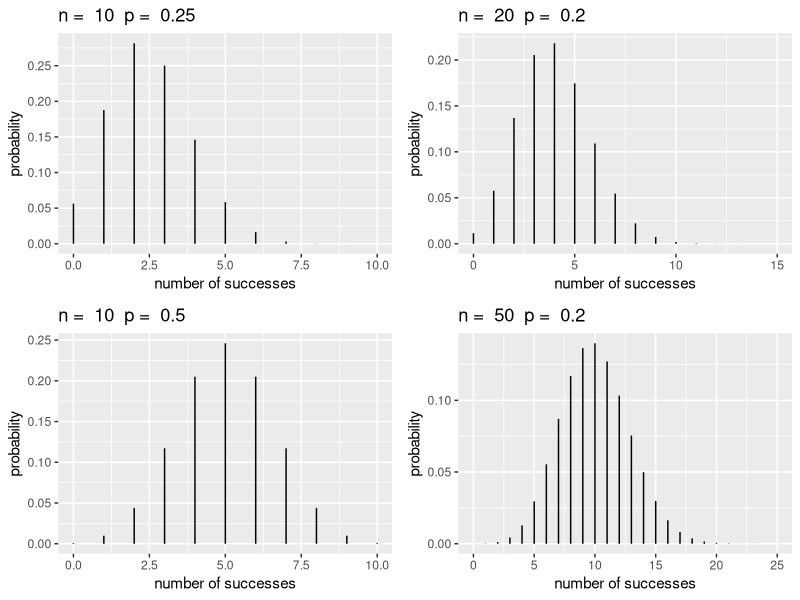
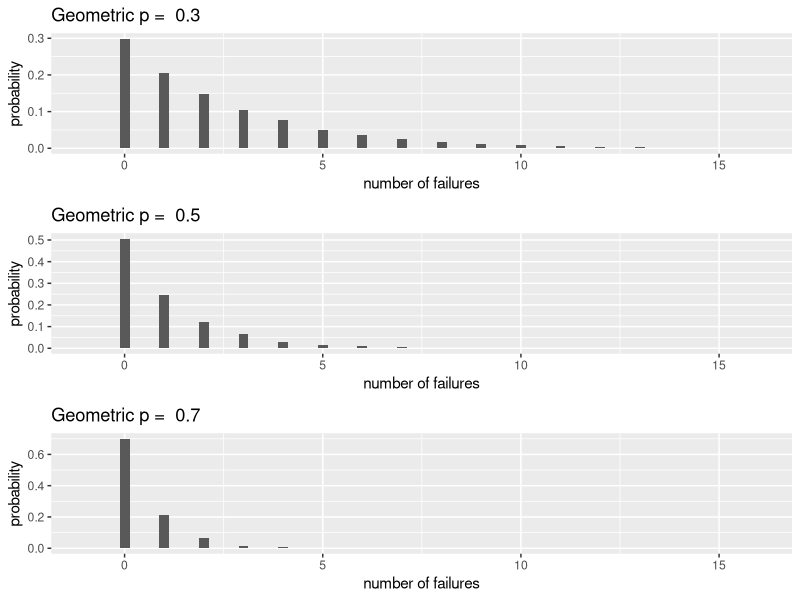
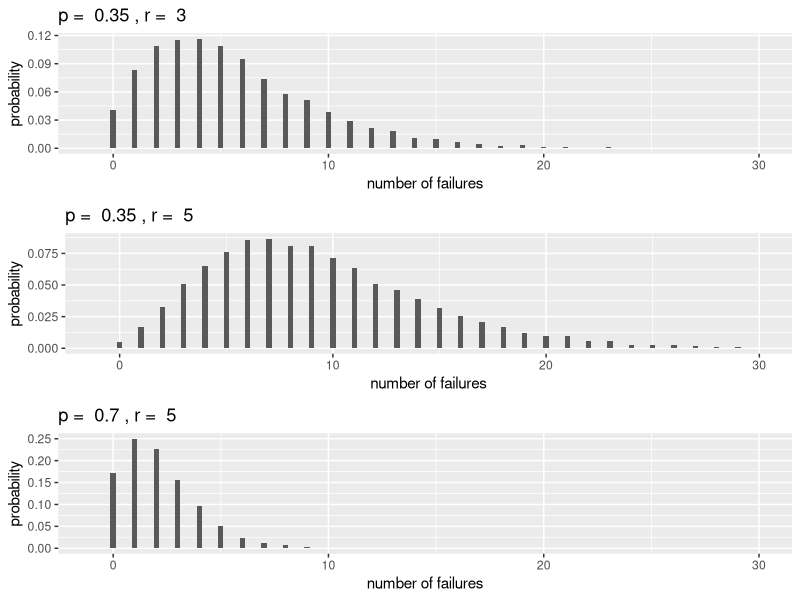
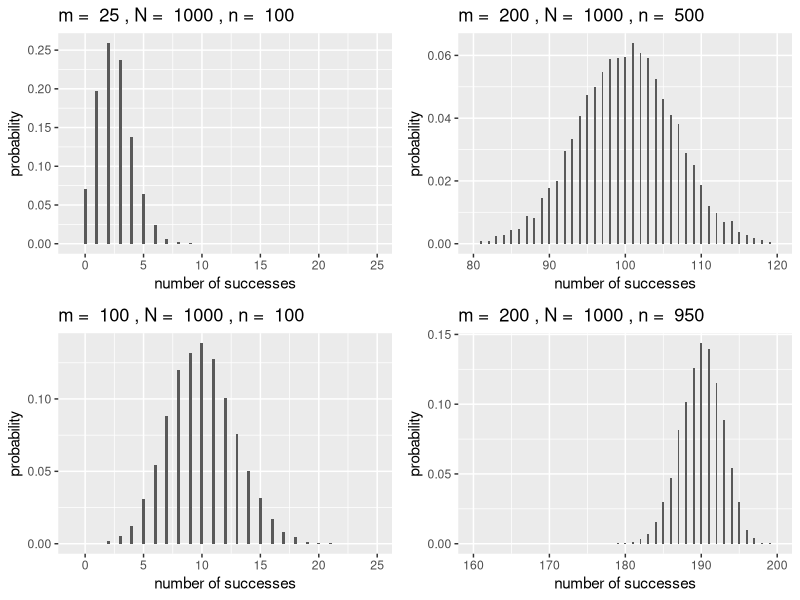
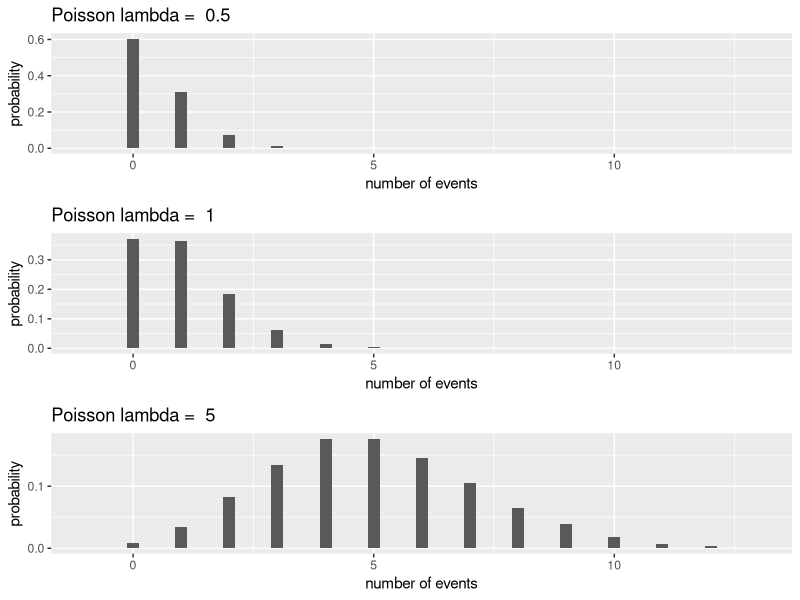
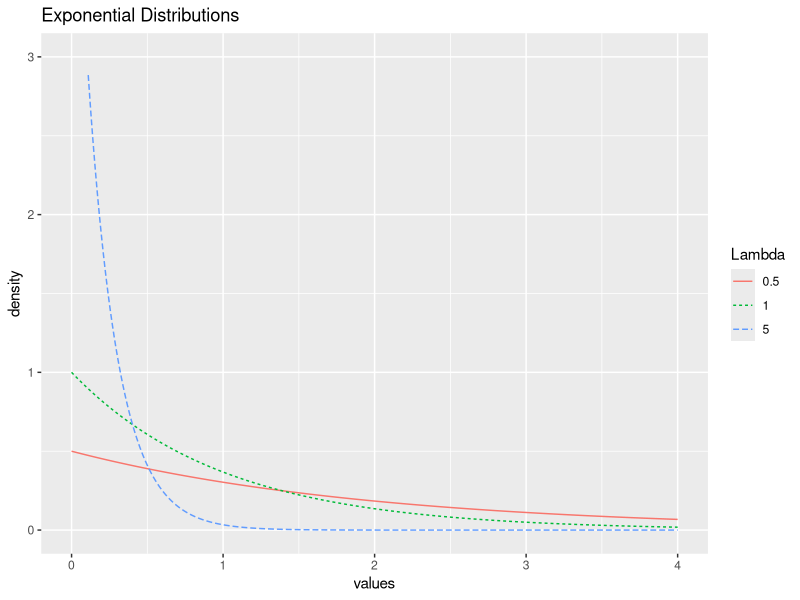
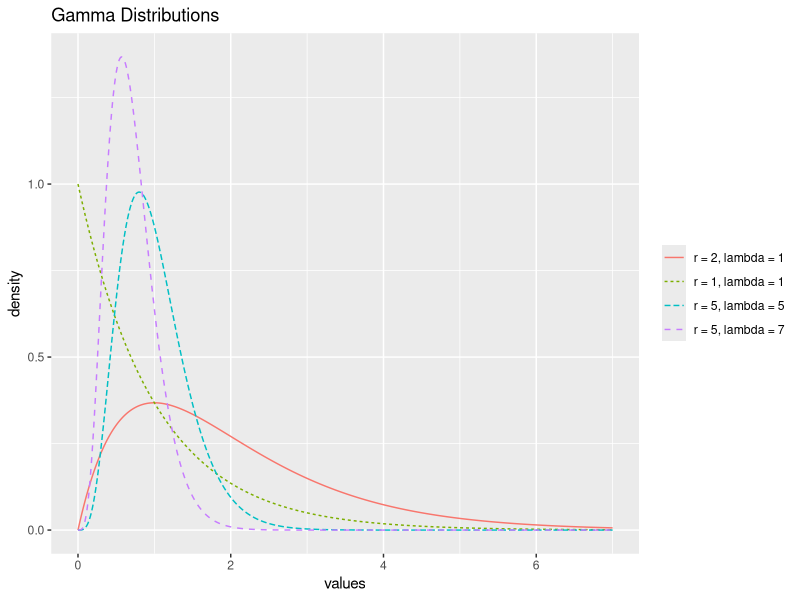
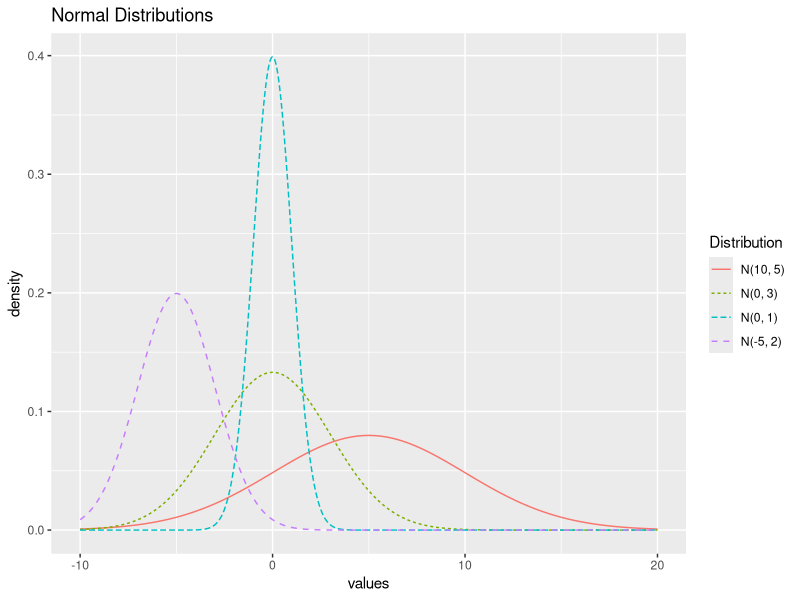

Source code (R) for these figures, in order:
## ---- chunk 1
# Packages required for Chapter 3
library(gridExtra)  
library(knitr) 
library(kableExtra)
library(tidyverse)
## ---- chunk 2
if(knitr::is_html_output()){options(knitr.table.format = "html")} else {options(knitr.table.format = "latex")}
## ---- chunk 3
#binomialPlots
plotBinomial=function(n,p){
  y1 <- 0:n  # possible values
  prob <- dbinom(y1,n,p)  # P(Y=y)
  BBGdf <- data.frame(y1,prob)
  ggplot(data = BBGdf, aes(x = y1, xend = y1, y = 0, yend = prob)) + 
    geom_segment() + 
    xlab("number of successes") + ylab("probability") + labs(title=paste("n = ", n, " p = ", p))
}
Binom1 <- plotBinomial(10,.25) + xlim(0, 10) + scale_y_continuous(breaks = c(0.00, 0.05, 0.10, 0.15, 0.20, 0.25))
Binom2 <- plotBinomial(20,.2) + xlim(0, 15)
Binom3 <- plotBinomial(10,.5) + xlim(0, 10)
Binom4 <- plotBinomial(50,.2) + xlim(0, 25)

grid.arrange(Binom1,Binom2,Binom3,Binom4,ncol=2)
## ---- chunk 4
dbinom(2, size = 10, prob = .25)
## ---- chunk 5
#geometricPlots
plotGeo <- function(p){
yg = 0:10000 # possible values
gd <- data.frame(x=rgeom(yg, p))  # generate random deviates
#breaks <- pretty(range(gd$x), n = nclass.FD(gd$x), min.n = 1)  # pretty binning
#bwidth <- .5              #breaks[2] - breaks[1]
ggplot(gd, aes(x = x)) + geom_histogram(aes(y=..count../sum(..count..)), binwidth = .25) +
  xlab("number of failures") + ylab("probability") + labs(title=paste("Geometric p = ", p)) + xlim(-1,16)
}

Geo1 <- plotGeo(0.3)
Geo2 <- plotGeo(0.5)
Geo3 <- plotGeo(0.7)
grid.arrange(Geo1,Geo2, Geo3, ncol=1)
## ---- chunk 6
dgeom(2, prob = 1/6)
## ---- chunk 7
#negativeBinomialPlots
plotNBinom <- function(p, r){
  ynb <- 0:10000
  nbd <- tibble(x = rnbinom(ynb, r, p))
  #breaks <- pretty(range(nbd$x), n = nclass.FD(nbd$x), min.n = 1)  # pretty binning
  #bwidth <- breaks[2] - breaks[1]
  ggplot(nbd, aes(x = x)) +
    geom_histogram(aes(y=..count../sum(..count..)), binwidth = .25) +
    labs(title = paste("p = ", p, ", r = ", r),
         x = "number of failures",
         y = "probability") +
    xlim(-1,30)
}

NBin1 <- plotNBinom(0.35, 3)
NBin2 <- plotNBinom(0.35, 5)
NBin3 <- plotNBinom(0.70, 5)
grid.arrange(NBin1, NBin2, NBin3, ncol = 1)
## ---- chunk 8
# could also use pnbinom(2, 10, .9)
sum(dnbinom(0:2, size = 10, prob = .9))  
## ---- chunk 9
#hyperGeometric Plots
plotHyper <- function(m, N, k){
  yp <- 0:10000 
  hd <- data.frame(x = rhyper(yp, m, N-m, k))
  ggplot(hd, aes(x = x)) + geom_histogram(aes(y=..count../sum(..count..)), binwidth = .25) +
  xlab("number of successes") + ylab("probability") + labs(title=paste("m = ", m, ",", "N = ", N, ",", "n = ", k))
}

Hyp1 <- plotHyper(25,1000,100) + xlim(-1,25) + scale_y_continuous(breaks = c(0.00, 0.05, 0.10, 0.15, 0.20, 0.25))
Hyp2 <- plotHyper(200,1000,500) + xlim(80,120)
Hyp3 <- plotHyper(100,1000,100) + xlim(-1,25)
Hyp4 <- plotHyper(200,1000,950) + xlim(160,200)
grid.arrange(Hyp1, Hyp2, Hyp3, Hyp4, ncol=2)
## ---- chunk 10
dhyper(4, m = 4, n = 48, k = 10)
## ---- chunk 11
#poissonPlots
plotPois <- function(lam){
yp = 0:10000 # possible values
pd <- data.frame(x=rpois(yp, lam))  # generate random deviates
breaks <- pretty(range(pd$x), n = nclass.FD(pd$x), min.n = 1)  # pretty binning
#bwidth <- breaks[2] - breaks[1]
ggplot(pd, aes(x = x)) + geom_histogram(aes(y=..count../sum(..count..)), binwidth = .25) +
  xlab("number of events") + ylab("probability") + 
  labs(title=paste("Poisson lambda = ", lam)) + xlim(-1,13)
}

Pois1 <- plotPois(0.5)
Pois2 <- plotPois(1)
Pois3 <- plotPois(5) + scale_y_continuous(breaks = c(0, 0.1))
grid.arrange(Pois1,Pois2,Pois3,ncol=1)
## ---- chunk 12
sum(dpois(0:3, lambda = 5))   # or use ppois(3, 5)
## ---- chunk 13
#exponentialPlots
x=seq(0,4,by=0.01)  # possible values
probex1 <- dexp(x,.5)  # P(Y=y)
probex2 <- dexp(x,1)
probex3 <- dexp(x,5)
Expdf <- tibble(x,probex1, probex2, probex3) %>%
  rename(x = x,
         `0.5` = probex1,
         `1` = probex2,
         `5` = probex3) %>%
  gather(2:4, key = "Lambda", value = "value") %>%
  mutate(Lambda = factor(Lambda, levels = c("0.5", "1", "5")))
ggplot(data = Expdf, aes(x = x, y = value, color = Lambda)) +
  geom_line(aes(linetype = Lambda)) +
  xlab("values") + ylab("density") + 
  labs(title = "Exponential Distributions") + 
  xlim(0,4) + ylim(0,3)
## ---- chunk 14
pexp(10, rate = 1/6)
## ---- chunk 15
x <- seq(0, 7, by = 0.01)
`r = 1, lambda = 1` <- dgamma(x, 1, rate = 1)
`r = 2, lambda = 1` <- dgamma(x, 2, rate = 1) 
`r = 5, lambda = 5` <- dgamma(x, 5, rate = 5)
`r = 5, lambda = 7` <- dgamma(x, 5, rate = 7)

gammaDf <- tibble(x, `r = 1, lambda = 1`, `r = 2, lambda = 1`, `r = 5, lambda = 5`, `r = 5, lambda = 7`) %>%
  gather(2:5, key = "Distribution", value = "value") %>%
  mutate(Distribution = factor(Distribution, 
                               levels = c("r = 2, lambda = 1", 
                                          "r = 1, lambda = 1", 
                                          "r = 5, lambda = 5", 
                                          "r = 5, lambda = 7")))

ggplot(data = gammaDf, aes(x = x, y = value, 
                           color = Distribution)) +
  geom_line(aes(linetype = Distribution)) +
  xlab("values") + ylab("density") + 
  labs(title = "Gamma Distributions") +
  theme(legend.title = element_blank())
## ---- chunk 16
pgamma(3, shape = 5, rate = 2)
## ---- chunk 17
#normalPlots
x <- seq(-10, 20, by = 0.01)
norm1 <- dnorm(x, -5, 2)
norm2 <- dnorm(x, 0 , 1)
norm3 <- dnorm(x, 5, 5)
norm4 <- dnorm(x, 0, 3)

normDf <- tibble(x, norm1, norm2, norm3, norm4) %>%
  rename(`N(-5, 2)` = norm1,
         `N(0, 1)` = norm2,
         `N(10, 5)` = norm3,
         `N(0, 3)` = norm4) %>%
  gather(2:5, key = "Distribution", value = "value") %>%
  mutate(Distribution = factor(Distribution, 
    levels = c("N(10, 5)","N(0, 3)", "N(0, 1)", "N(-5, 2)")))

ggplot(data = normDf, 
       aes(x = x, y = value, color = Distribution)) +
  geom_line(aes(linetype = Distribution)) +
  xlab("values") + ylab("density") + 
  labs(title = "Normal Distributions")
## ---- chunk 18
pnorm(15.5, mean = 15, sd = 0.5, lower.tail = FALSE)
## ---- chunk 19
#betaPlots
x=seq(0,1,by=0.01)  # possible values
prob1 <- dbeta(x, 2, 5)  
prob2 <- dbeta(x, .5, .5)
prob3 <- dbeta(x, 2, 2)
prob4 <- dbeta(x, 4, 1)
betaDf <- tibble(x,prob1, prob2, prob3, prob4) %>%
  rename(x = x,
         `Beta(2, 5)` = prob1,
         `Beta(0.5, 0.5)` = prob2,
         `Beta(2, 2)` = prob3,
         `Beta(4, 1)` = prob4) %>%
  gather(2:5, key = "Distribution", value = "value") %>%
  mutate(Distribution = factor(Distribution, 
    levels = c("Beta(0.5, 0.5)", "Beta(4, 1)", "Beta(2, 2)",
               "Beta(2, 5)"))) #manual reorder

ggplot(data = betaDf, 
       aes(x = x, y = value, color = Distribution)) +
  geom_line(aes(linetype = Distribution)) +
  xlab("values") + ylab("density") + 
  labs(title="Beta Distributions") + 
  xlim(0,1) + ylim(0,4)
## ---- chunk 20
pbeta(0.8, shape1 = 4/3, shape2 = 2, lower.tail = FALSE)
## ---- chunk 21
#chisquarePlots
x=seq(0,15,by=0.01)  # possible values
prob1 <- dchisq(x,1)  # P(Y=y)
prob2 <- dchisq(x,3)
prob3 <- dchisq(x,7)

chiDf <- tibble(x,prob1, prob2, prob3) %>%
  rename(x = x,
         `1` = prob1,
         `3` = prob2,
         `7` = prob3) %>%
  gather(2:4, key = "Degrees of Freedom", value = "value") %>%
  mutate(`Degrees of Freedom` = factor(`Degrees of Freedom`, levels = c("7", "3", "1")))

ggplot(data = chiDf, 
       aes(x = x, y = value, color = `Degrees of Freedom`)) +
  geom_line(aes(linetype = `Degrees of Freedom`)) +
  xlab("values") + ylab("density") + 
  labs(title="Chi-squared Distributions") + 
  xlim(-1,15) + ylim(0,.5)
## ---- chunk 22
x <- seq(-5,5, by = 0.01)
probT1 <- dt(x, 1)
probT2 <- dt(x, 2)
probT3 <- dt(x, 10)
probT4 <- dnorm(x, 0, 1)

tDf <- tibble(x, probT1, probT2, probT3, probT4) %>%
  rename(x = x,
         `1` = probT1,
         `2` = probT2,
         `10` = probT3,
         `Inf` = probT4) %>%
  gather(2:5, key = "Degrees of Freedom", value = "value") %>%
  mutate(`Degrees of Freedom` = factor(`Degrees of Freedom`, levels = c("1","2","10", "Inf")))

ggplot(data = tDf, aes(x = x, y = value, 
                       color = `Degrees of Freedom`)) +
  geom_line(aes(linetype = `Degrees of Freedom`)) +
  xlab("values") + ylab("density") + 
  labs(title="t-Distributions")
## ---- chunk 23
#fPlots
x=seq(0,7,by=0.01)  # possible values
probF1 <- df(x,1,1)  # P(Y=y)
probF2 <- df(x,4,2)
probF3 <- df(x,5,10)

fDf <- tibble(x, probF1, probF2, probF3) %>%
  rename(x = x,
         `F(1, 1)` = probF1,
         `F(4, 2)` = probF2,
         `F(5, 10)` = probF3) %>%
  gather(2:4, key = "Distribution", value = "value")

ggplot(data = fDf, aes(x = x, y = value, color = Distribution)) +
  geom_line(aes(linetype = Distribution)) +
  xlab("values") + ylab("density") + 
  labs(title="F Distributions") + 
  xlim(0,3) + ylim(0,1)
## ---- chunk 24
distName <- c("Binomial","Geometric","Negative Binomial", "Hypergeometric", "Poisson", "Exponential", "Gamma", "Normal", "Beta")
cdf <- c("${n \\choose y} p^y (1-p)^{n-y}$", #binom
         "$(1-p)^yp$", #geom
         "${y + r - 1\\choose r-1} (1-p)^{y}(p)^r$", #negbinom
         "${m \\choose y}{N-m \\choose n-y}\\big/{N \\choose n}$",  #hgeom
         "${e^{-\\lambda}\\lambda^y}\\big/{y!}$", #poiss
         "$\\lambda e^{-\\lambda y}$", #exp
         "$\\displaystyle\\frac{\\lambda^r}{\\Gamma(r)} y^{r-1} e^{-\\lambda y}$", #gamma
         "$\\displaystyle\\frac{e^{-(y-\\mu)^2/ (2 \\sigma^2)}}{\\sqrt{2\\pi\\sigma^2}}$", #normal
         "$\\frac{\\Gamma(\\alpha + \\beta)}{\\Gamma(\\alpha)\\Gamma(\\beta)} y^{\\alpha-1} (1-y)^{\\beta-1}$")
params <- c("$p,\\ n$", 
            "$p$", "$p,\\ r$",
            "$n,\\ m,\\ N$",
            "$\\lambda$",
            "$\\lambda$",
            "$\\lambda, \\ r$",
            "$\\mu,\\ \\sigma$",
            "$\\alpha,\\ \\beta$")
values <- c("$0, 1, \\ldots , n$",
            "$0, 1, \\ldots, \\infty$",
            "$0, 1, \\ldots, \\infty$",
            "$0, 1, \\ldots , \\min(m,n)$",
            "$0, 1, \\ldots, \\infty$",
            "$(0, \\infty)$",
            "$(0, \\infty)$",
            "$(-\\infty,\\ \\infty)$",
            "$(0,\\ 1)$")
desc <- c("Number of successes after $n$ trials",
          "Number of failures until the first success",
          "Number of failures before $r$ successes",
          "Number of successes after $n$ trials without replacement",
          "Number of events in a fixed interval",
          "Wait time for one event in a Poisson process",
          "Wait time for $r$ events in a Poisson process",
          "Used to model many naturally occurring phenomena",
          "Useful for modeling probabilities")
## ---- chunk 25
table1chp3 <- data.frame(distName, cdf, params, values, desc)
colnames(table1chp3) <- c("Distribution Name","pmf / pdf",
  "Parameters","Possible Y Values", "Description")
if (knitr:::is_latex_output()) {
  kable(table1chp3, booktabs = T, escape = F,
        caption="Review of Mentioned Random Variables") %>%
  column_spec(5, width = "10em") %>%
  kable_styling(latex_options = "scale_down")
} else {
  kable(table1chp3, "html", booktabs = T, caption="Review of mentioned random variables")
}
## ---- chunk 26
ggplot(data = faithful, aes(x = waiting, y = ..density..)) +
  geom_histogram(binwidth = 5, color = "black", 
                 fill = "white") +
  labs(x = "Wait time in minutes", y = "Frequency")
